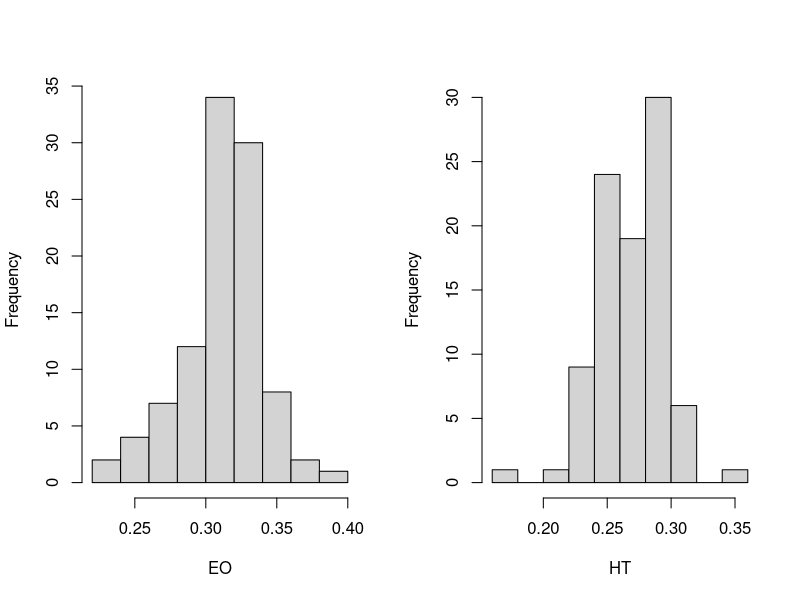
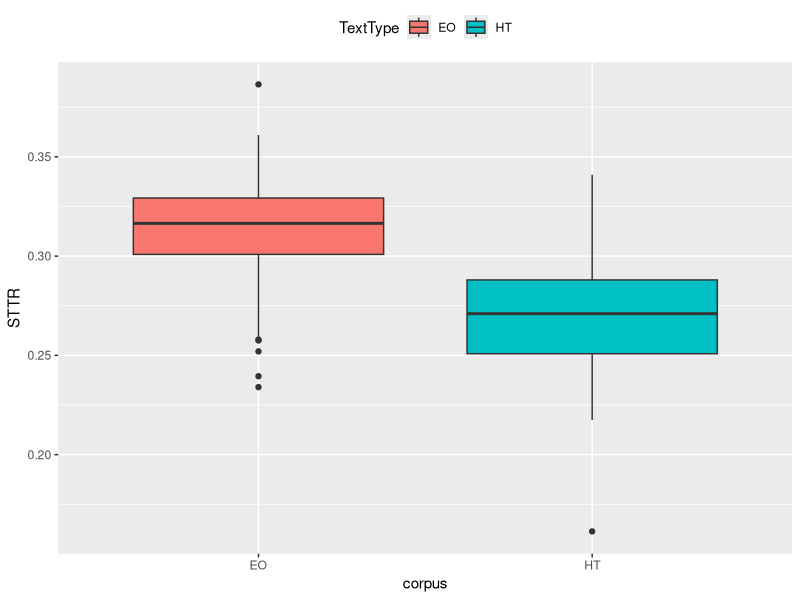
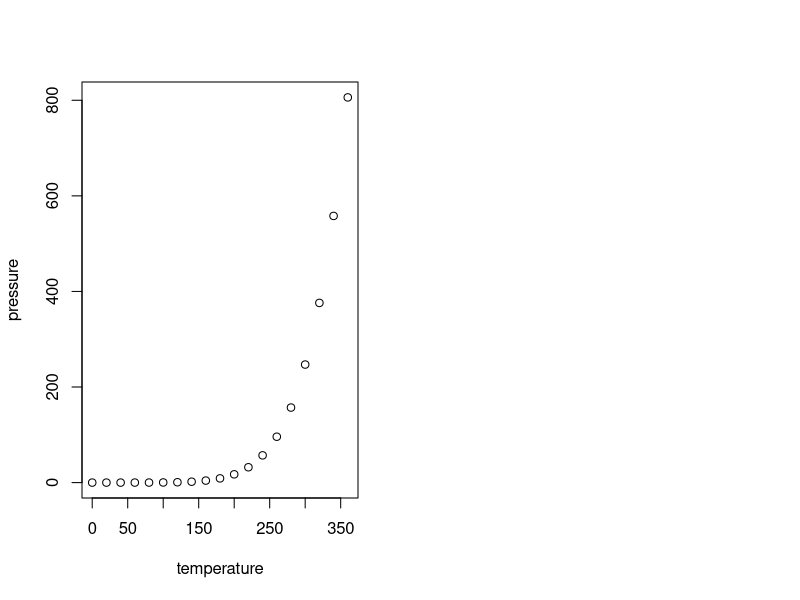

Generate these figures, in order, with R:
## ---- chunk 1
setwd("D:/计量方法在翻译研究中的应用2026/Lecture 2")
## ---- chunk 2
library(tidyverse)

corpus <- read.csv("sttr_results.csv")
## ---- chunk 3
attach(corpus)
par(mfrow=c(1,2))
hist(STTR[TextType=='EO'],main='',xlab='EO')

hist(STTR[TextType=='HT'],main='',xlab='HT')
## ---- chunk 4
shapiro.test(STTR[TextType=='EO'])
## ---- chunk 5
shapiro.test(STTR[TextType=='HT'])
## ---- chunk 6
wilcox.test(STTR~TextType)
## ---- chunk 7
library(ggplot2)
ggplot(corpus, aes(TextType, STTR, fill = TextType)) +
  geom_boxplot() +
  scale_y_continuous("STTR")+
  scale_x_discrete("corpus") +
  theme(legend.position = "top")

## ---- chunk 8
summary(cars)
## ---- chunk 9
plot(pressure)
